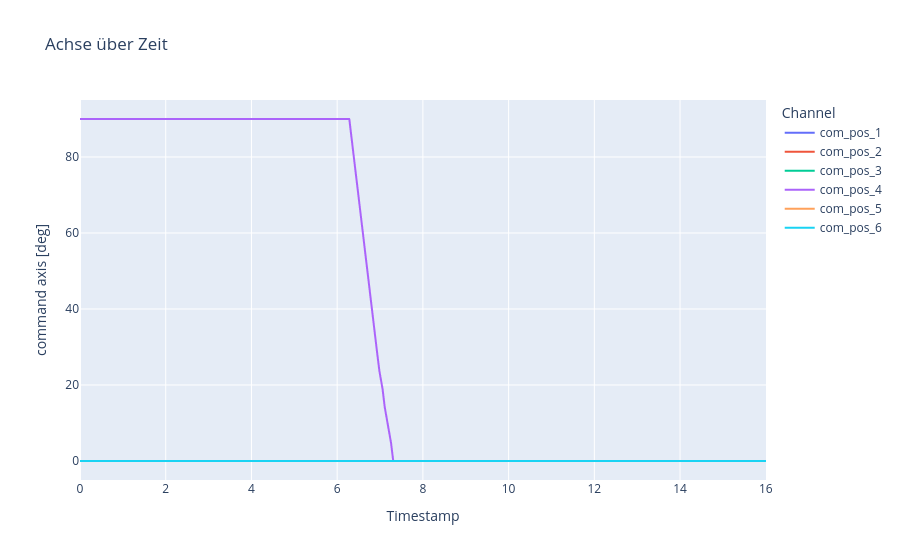

The notebook cell saved with this chart:
### Code cell
com_df = pd.read_csv("com.csv")
com_ts = com_df["timestamp"].values
com_ts = (com_ts - com_ts[0]) / 1000.0
com_pos = com_df.drop(columns=["timestamp"]).values

# 1) DataFrame anlegen
df = pd.DataFrame({
    'timestamp': com_ts,
    'com_pos_1': com_pos[:, 0],
    'com_pos_2': com_pos[:, 1],
    'com_pos_3': com_pos[:, 2],
    'com_pos_4': com_pos[:, 3],
    'com_pos_5': com_pos[:, 4],
    'com_pos_6': com_pos[:, 5],

})

# 1) In Long-Form umwandeln
df_long = df.melt(
    id_vars='timestamp',
    value_vars=df.columns[1:],
    var_name='Channel',
    value_name='command axis [deg]'
)

# 2) Plot bauen
fig = px.line(
    df_long,
    x='timestamp',
    y='command axis [deg]',
    color='Channel',
    title="Achse über Zeit",
    labels={'timestamp': 'Timestamp'}
)

# 3) Achsen anpassen
fig.update_xaxes(
    tickformat="%H:%M:%S\n%d-%m-%Y",
)

fig.show()

### Figure 1 — Plotly figure (JSON) as saved in the notebook; plotly's stock layout.template omitted (floating-point values rounded to 4 significant figures; data arrays with more than 128 entries replaced by an {"elided": "..."} marker saying what was removed)
{"data": [{"hovertemplate": "Channel=com_pos_1<br>Timestamp=%{x}<br>command axis [deg]=%{y}<extra></extra>", "legendgroup": "com_pos_1", "line": {"color": "#636efa", "dash": "solid"}, "marker": {"symbol": "circle"}, "mode": "lines", "name": "com_pos_1", "showlegend": true, "type": "scattergl", "x": {"elided": "318 float values"}, "xaxis": "x", "y": {"elided": "318 float values"}, "yaxis": "y"}, {"hovertemplate": "Channel=com_pos_2<br>Timestamp=%{x}<br>command axis [deg]=%{y}<extra></extra>", "legendgroup": "com_pos_2", "line": {"color": "#EF553B", "dash": "solid"}, "marker": {"symbol": "circle"}, "mode": "lines", "name": "com_pos_2", "showlegend": true, "type": "scattergl", "x": {"elided": "318 float values"}, "xaxis": "x", "y": {"elided": "318 float values"}, "yaxis": "y"}, {"hovertemplate": "Channel=com_pos_3<br>Timestamp=%{x}<br>command axis [deg]=%{y}<extra></extra>", "legendgroup": "com_pos_3", "line": {"color": "#00cc96", "dash": "solid"}, "marker": {"symbol": "circle"}, "mode": "lines", "name": "com_pos_3", "showlegend": true, "type": "scattergl", "x": {"elided": "318 float values"}, "xaxis": "x", "y": {"elided": "318 float values"}, "yaxis": "y"}, {"hovertemplate": "Channel=com_pos_4<br>Timestamp=%{x}<br>command axis [deg]=%{y}<extra></extra>", "legendgroup": "com_pos_4", "line": {"color": "#ab63fa", "dash": "solid"}, "marker": {"symbol": "circle"}, "mode": "lines", "name": "com_pos_4", "showlegend": true, "type": "scattergl", "x": {"elided": "318 float values"}, "xaxis": "x", "y": {"elided": "318 float values"}, "yaxis": "y"}, {"hovertemplate": "Channel=com_pos_5<br>Timestamp=%{x}<br>command axis [deg]=%{y}<extra></extra>", "legendgroup": "com_pos_5", "line": {"color": "#FFA15A", "dash": "solid"}, "marker": {"symbol": "circle"}, "mode": "lines", "name": "com_pos_5", "showlegend": true, "type": "scattergl", "x": {"elided": "318 float values"}, "xaxis": "x", "y": {"elided": "318 float values"}, "yaxis": "y"}, {"hovertemplate": "Channel=com_pos_6<br>Timestamp=%{x}<br>command axis [deg]=%{y}<extra></extra>", "legendgroup": "com_pos_6", "line": {"color": "#19d3f3", "dash": "solid"}, "marker": {"symbol": "circle"}, "mode": "lines", "name": "com_pos_6", "showlegend": true, "type": "scattergl", "x": {"elided": "318 float values"}, "xaxis": "x", "y": {"elided": "318 float values"}, "yaxis": "y"}], "layout": {"legend": {"title": {"text": "Channel"}, "tracegroupgap": 0}, "title": {"text": "Achse über Zeit"}, "xaxis": {"anchor": "y", "domain": [0, 1], "tickformat": "%H:%M:%S\n%d-%m-%Y", "title": {"text": "Timestamp"}}, "yaxis": {"anchor": "x", "domain": [0, 1], "title": {"text": "command axis [deg]"}}}}
